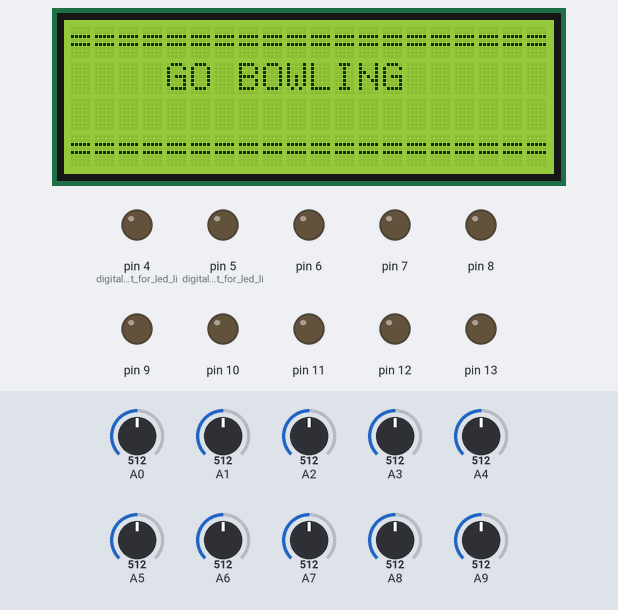
Bench run of a sketch on a simulated Arduino Mega 2560, built with avr-gcc and run on an emulated ATmega2560. On the bench: 20×4 character LCD, output pins drawn as LEDs (lit = HIGH). The inputs (shaded band) are chosen by the test bench; at power-on: A0 = 512, A1 = 512, A2 = 512, A3 = 512, A4 = 512, A5 = 512, A6 = 512, A7 = 512, A8 = 512, A9 = 512. WiFi joins after 1.5 s; servers stay silent unless stated; the modem accepts every AT command (registered, SIM ready, sends succeed) and sends nothing else; what the sketch prints to the serial monitor is not drawn.

Above: at 1.4 s.
At 2.6 s:
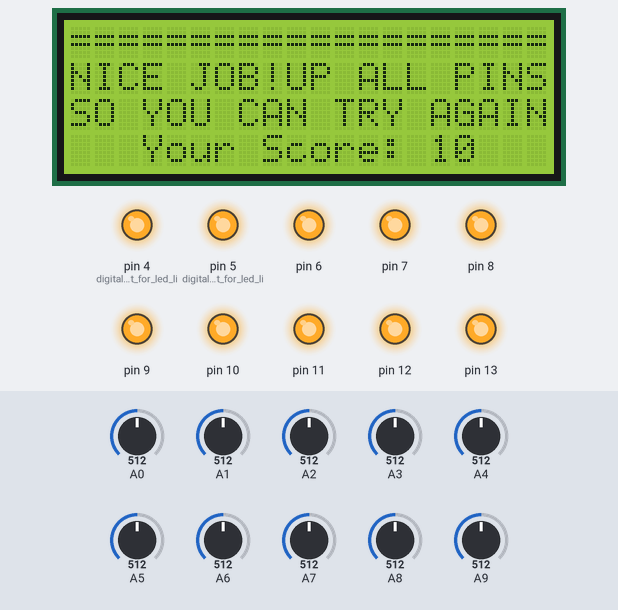
Timing chart, 0 to 4.1 s (numbered marks = the images above):
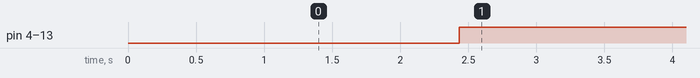

Measured:
- by itself, pin 4 (digital_output_for_led_li), pin 5 (digital_output_for_led_li), pin 6–13: LOW → HIGH at 2.4 s
- what the display in image 0 shows lasts 1.2 s, from 1.3 s to 2.5 s

The sketch:

Code.ino
```cpp
#include <Wire.h>
#include <LiquidCrystal_I2C.h>
#include "WiFiEsp.h"
#include "ThingSpeak.h"
#include<NoDelay.h>

char ssid[] = "Bekirov";    //  your network SSID (name)
char pass[] = "86983488";   // your network password
int keyIndex = 0;
int number = 0; //prom
WiFiEspClient  client;

noDelay timep(15000);
unsigned long start_time;
unsigned long timed_event;
unsigned long current_time;

LiquidCrystal_I2C lcd(0x27,20,4);
int photoR = 0;
int score = 0; //score
int light0 = 0; // store the current light value
int light1 = 0;
int light2 = 0;
int light3 = 0;
int light4 = 0;
int light5 = 0;
int light6 = 0;
int light7 = 0;
int light8 = 0;
int light9 = 0;
int total = 0;
int pom = 0;


#ifndef HAVE_HWSERIAL3
#define ESP_BAUDRATE  19200
#else
#define ESP_BAUDRATE  115200
#endif

unsigned long myChannelNumber = 1613185;
const char * myWriteAPIKey = "6NBZA71ISNMJ7WUY";

void setup() {

     Serial.begin(9600);
  setEspBaudRate(ESP_BAUDRATE);
  WiFi.init(&Serial3);
  if (WiFi.status() == WL_NO_SHIELD) {
    Serial.println("WiFi shield not present");
    // don't continue
    while (true);
  }
  Serial.println("found it!");

  ThingSpeak.begin(client);

    lcd.init();
   // Print a message to the LCD.
    lcd.backlight();
    lcd.setCursor(0,0);
    lcd.print("====================");
    lcd.setCursor(4,1);
    lcd.print("GO BOWLING");
    lcd.setCursor(0,3);
    lcd.print("====================");


    pinMode(4, OUTPUT); // digital output for led light
    pinMode(5, OUTPUT); // digital output for led light
    pinMode(6, OUTPUT);
    pinMode(7, OUTPUT);
    pinMode(8, OUTPUT);
    pinMode(9, OUTPUT);
    pinMode(10, OUTPUT);
    pinMode(11, OUTPUT);
    pinMode(12, OUTPUT);
    pinMode(13, OUTPUT);
    timed_event = 15000;
    current_time = millis();
    start_time = current_time;

}

void loop() {

    Serial.begin(9600);


    light0 = analogRead(A9); // read the value from the photoresistor
    light1 = analogRead(A8); //second photoresistor
    light2 = analogRead(A7);
    light3 = analogRead(A6);
    light4 = analogRead(A5);
    light5 = analogRead(A4);
    light6 = analogRead(A3);
    light7 = analogRead(A2);
    light8 = analogRead(A1);
    light9 = analogRead(A0);

    Serial.print("top: ");
    Serial.println(light0); // print light value
    Serial.print("secondright: ");
    Serial.println(light1); //
    Serial.print("secondleft: ");
    Serial.println(light2);

    Serial.print("thirdright: ");
    Serial.println(light3); // print light value
    Serial.print("thirdmiddle: ");
    Serial.println(light4); //
    Serial.print("thirdleft: ");
    Serial.println(light5);

    Serial.print("bottomright: ");
    Serial.println(light6); // print light value
    Serial.print("bottomiddleright: ");
    Serial.println(light7); //
    Serial.print("bottomiddlelfet: ");
    Serial.println(light8);
    Serial.print("bottomleft: ");
    Serial.println(light9);
    delay(1000); // don't spam the computer!

   //Serial.println("left: " + light1); // print light value
    digitalWrite(4,HIGH); // set led light ON
    digitalWrite(5,HIGH); // set led light ON
    digitalWrite(6,HIGH);
    digitalWrite(7,HIGH); // set led light ON
    digitalWrite(8,HIGH); // set led light ON
    digitalWrite(9,HIGH);
    digitalWrite(10,HIGH);
    digitalWrite(11,HIGH);
    digitalWrite(12,HIGH);
    digitalWrite(13,HIGH);


    int photoR1 = 0;
    int photoR2 = 0;
    int photoR3 = 0;
    int photoR4 = 0;
    int photoR5 = 0;
    int photoR6 = 0;
    int photoR7 = 0;
    int photoR8 = 0;
    int photoR9 = 0;
    int photoR10 = 0;

    if(light0 > 35) {
       photoR1 = 1;
    } else { photoR1 = 0;}

    if(light1 > 50) {
       photoR2 = 1;
    } else { photoR2 = 0;}
     if(light2 > 50) {
       photoR3 = 1;
    } else { photoR3 = 0;}
   if(light3 > 50) {
     photoR4 = 1;
    } else { photoR4 = 0;}
      if(light4 > 50) {
     photoR5 = 1;
    } else { photoR5 = 0;}
      if(light5 > 50) {
       photoR6 = 1;
    } else { photoR6 = 0;}
      if(light6 > 50) {
       photoR7 = 1;
    } else { photoR7 = 0;}
      if(light7 > 50) {
      photoR8 = 1;
    } else { photoR8 = 0;}
      if(light8 > 50) {
     photoR9 = 1;
    } else { photoR9 = 0;}
      if(light9 > 50) {
     photoR10 = 1;
    }else { photoR10 = 0;}

    total = photoR1+photoR2+photoR3+photoR4+photoR5+photoR6+photoR7+photoR8+photoR9+photoR10;

    if (total == 0) {
      lcd.setCursor(3,2);
      lcd.print("You can begin: ");
      } else {
          if(total == 10){
             lcd.clear();

          lcd.backlight();
          lcd.setCursor(0,0);
          lcd.print("====================");
          lcd.setCursor(0,1);
          lcd.print("NICE JOB!UP ALL PINS");
          lcd.setCursor(0,2);
          lcd.print("SO YOU CAN TRY AGAIN");
          lcd.setCursor(3,3);
          lcd.print("Your Score: ");
          lcd.print(total);
            } else {
          lcd.clear();

          lcd.backlight();
          lcd.setCursor(0,0);
          lcd.print("====================");
          lcd.setCursor(4,1);
          lcd.print("GO BOWLING");
          lcd.setCursor(0,3);
          lcd.print("REMOVE UNWANTED PINS");

          lcd.setCursor(3,2);
          lcd.print("Your Score: ");
          lcd.print(total);
        }
      }


      if(WiFi.status() != WL_CONNECTED){
    Serial.print("Attempting to connect to SSID: ");
    Serial.println(ssid);
    while(WiFi.status() != WL_CONNECTED){
      WiFi.begin(ssid, pass);  // Connect to WPA/WPA2 network. Change this line if using open or WEP network
      Serial.print(".");
      delay(5000);
    }
    Serial.println("\nConnected.");
      }

     int x = ThingSpeak.writeField(myChannelNumber, 1, total, myWriteAPIKey);
  if(x == 200){
    Serial.println("Channel update successful.");
  }
  else{
    Serial.println("Problem updating channel. HTTP error code " + String(x));
  }
delay(15000);


}

void setEspBaudRate(unsigned long baudrate){
  long rates[6] = {115200,74880,57600,38400,19200,9600};

  Serial.print("Setting ESP8266 baudrate to ");
  Serial.print(baudrate);
  Serial.println("...");

  for(int i = 0; i < 6; i++){
    Serial3.begin(rates[i]);
    delay(100);
    Serial3.print("AT+UART_DEF=");
    Serial3.print(baudrate);
    Serial3.print(",8,1,0,0\r\n");
    delay(100);
  }

  Serial3.begin(baudrate);
}
```
